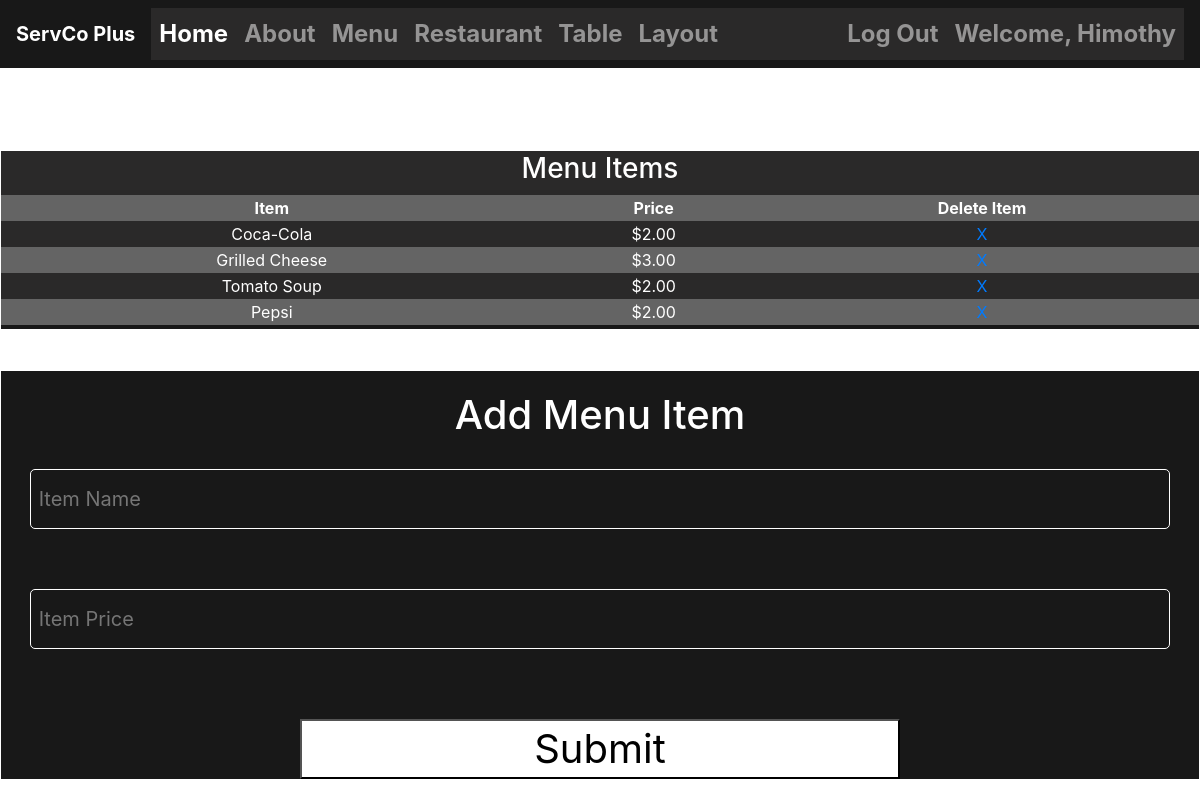
The page /menu/ (signed in) on the database its author committed.
### TMS/models.py (models this page shows, shortened)
class Item(models.Model):
    itemID = models.AutoField(primary_key=True)
    itemName = models.CharField(max_length=30)
    price = models.DecimalField(max_digits=5, decimal_places=2, validators=[MinValueValidator(Decimal('0.01'))])
    order = models.ManyToManyField(Order, through='OrderItem')

### TMS/views.py (the view, shortened to what this page needs)
# urls.py: path("menu/", views.menu_view, name="menu"), # calls the menu_view to display menu page
def menu_view(request):
    form = AddMenuItem()
    item  = Item.objects.all()
    return render(request, "menu.html", {'item': item, 'form': form})

### TMS/forms.py
class AddMenuItem(forms.ModelForm):
     def __init__(self, *args, **kwargs):
          super().__init__(*args, **kwargs)
          self.fields['itemName'].widget.attrs.update({
               'placeholder': ' Item Name',
               'class': 'form-input',
               'style': 'background-color: transparent; border: 1px white solid; border-radius: 5px; font-size: 20px; color: white'
          })
          self.fields['price'].widget.attrs.update({
               'placeholder': ' Item Price',
               'class': 'form-input',
               'style': 'background-color: transparent; border: 1px white solid; border-radius: 5px; font-size: 20px; color: white'
          })
     class Meta:
           model = Item
           fields = ['itemName', 'price']

### TMS/templates/menu.html (shortened to what this page needs)
{% extends "base.html" %}
{% load static %}
{% block styles %}
<link rel="stylesheet" href="{% static 'myCSS/menu.css' %}">
{% endblock styles %}
{% block content %}
<div class="wrapper-menu wrapper-alt menu-display">
    <table>
        <th colspan="3"><h3>Menu Items</h3></th>
        <tr>
            <th class="column_headers">Item</th>
            <th class="column_headers">Price</th>
            <th class="column_headers">Delete Item</th>
        </tr>
        {% for item in item %}
        <tr>
            <td class="left-column">{{item.itemName}}</td>
            <td class="right-column">${{item.price}}</td>
            <td><a href="{% url 'deleteitem' itemID=item.itemID %}">X</a></td>
        </tr>
        {% endfor %}
    </table>
</div>
<div class="wrapper-menu wrapper-alt">
    <form method="POST" action="{% url 'menu' %}">
        <h1>Add Menu Item</h1>
        <div class="input-field">
            {{form.itemName}}
        </div>
        <div class="input-field">
            {{form.price}}
        </div>
        <div>
            <button style="width:600px; height: 60px; font-size: 40px;">Submit</button>
        </div>
    </form>
</div>
{% endblock %}

### TMS/templates/base.html (shortened to what this page needs)
<!DOCTYPE html>
{% load static %}
<html lang="en">
  <head>
    <link
      href="https://stackpath.bootstrapcdn.com/bootstrap/4.3.1/css/bootstrap.min.css"
      rel="stylesheet"
    />
    {% block styles %}
    {% endblock styles %}
    <link rel="stylesheet" href="{% static 'myCSS/navbar.css' %}">
  </head>
  <body>
    <nav class="navbar navbar-expand-lg navbar-dark bg-dark">
      <a class="navbar-brand" href="#">ServCo Plus</a>
      <div class="collapse navbar-collapse" id="navbarNav">
        <ul class="navbar-nav">
          <li class="nav-item active">
            <a class="nav-link" href="{% url 'home' %}">Home</a>
          </li>
          <li class="nav-item">
            <a class="nav-link" href="{% url 'about' %}">About</a>
          </li>
          <li class="nav-item">
            <a class="nav-link" href="{% url 'menu' %}">Menu</a>
          </li>
          <li class="nav-item">
            <a href="{% url 'restaurant' %}" class="nav-link">Restaurant</a>
          </li>
          <li class="nav-item">
            <a href="{% url 'table' %}" class="nav-link">Table</a>
          </li>
          <li class="nav-item">
            <a href="{% url 'layout' %}" class="nav-link">Layout</a>
          </li>
        </ul>
        <ul class="navbar-nav nav-user">
          {% if request.user.is_authenticated %}
          <li class="nav-item">
            <a href="{% url 'logout' %}" class="nav-link">Log Out</a>
          </li>
          <li class="nav-item">
            <a href="" class="nav-link">Welcome, {{user.username}}</a>
          </li>
          {% endif %}
        </ul>
      </div>
    </nav>
    {% block content %}
    {% endblock %}
  </body>
</html>

### TMS/static/myCSS/menu.css (style rules this page uses)
body { height: 100vh; width: 100vw; display: flex; align-items: center; justify-content: center; background-image: url("/static/img/clem-onojeghuo-zlABb6Gke24-unsplash.jpg"); background-size: cover; }
.wrapper-menu, .wrapper-restaurant { background-color: rgb(24, 24, 24); height: 700px; width: 700px; display: flex; align-items: center; margin: 20px; border: solid white 1px; }
.wrapper-alt { background-color: rgb(24, 24, 24); border: solid white 1px; display: flex; flex-direction: column; align-items: center; }
form { height: 100%; width: 100%; display: flex; flex-direction: column; align-items: center; }
h1 { margin: 20px; color: white; }
.input-field { margin: 10px; height: 60px; width: 600px; display: inline-block; margin-bottom: 50px; color: white; align-items: center; }
.form-input { height: 60px; width: 600px; }
button { width: 600px; height: 60px; font-size: 40px; background-color: white; color: black; margin-top: 20px; display: flex; justify-content: center; align-items: center; }
th { text-align: center; }
.column_headers { text-align: center; }
td { text-align: center; }
table { width: 100%; color: white; }
table tr:nth-child(odd) { background-color: rgb(42, 41, 41); }
table tr:nth-child(even) { background-color: rgb(100, 100, 100); }
@media (max-width: 1000px), (max-height: 1000px) { body { flex-direction: column; justify-content: center; align-items: center; } }
@media (max-width: 1000px), (max-height: 1000px) { .wrapper-alt { background-color: rgb(24, 24, 24); border: solid white 1px; display: flex; flex-direction: column; align-items: center; width: 100vw; height: 100%; } }
@media (max-width: 1000px), (max-height: 1000px) { button, .form-input, .input-field { width: 95vw; } }
@media (max-width: 1000px), (max-height: 1000px) { .restaurant-display, .menu-display { margin-top: 150px; } }

### TMS/static/myCSS/navbar.css (style rules this page uses)
.navbar { background-color: rgb(24, 24, 24) !important; position: absolute; top: 0px; width: 100%; border-bottom: 1px white solid; font-size: x-large; font-weight: 700; }
.navbar-collapse { background-color: rgb(42, 41, 41); display: flex; justify-content: space-between; }

### rows shown on the page
Item: itemName "Coca-Cola", price "2.00"
Item: itemName "Grilled Cheese", price "3.00"
Item: itemName "Tomato Soup", price "2.00"
Item: itemName "Pepsi", price "2.00"

### other values the page prints
{{ user.username }} "Himothy"
